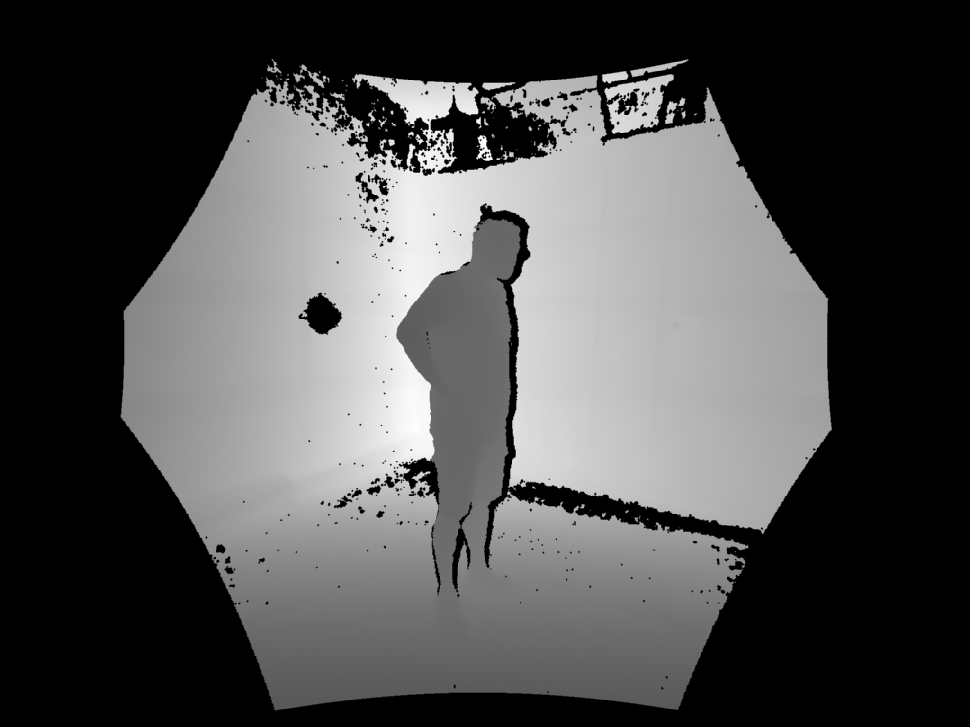
#> input picture D_filtered.png, 970 x 727 px, shrunk from 2048 x 1536 before the run
$ python light-estimation_filtered.py
#> lines starting #> are read from the running program, lines starting #| are printed output that depends on the picture; after the words box and inside, x2 and y2 are one past the last pixel; in counts of white or black regions, pixels touching at a corner belong together
### light_pic.py
import Harmonic
import numpy as np
from scipy import ndimage, misc
import sys, math, os
from PIL import Image
import matplotlib.pyplot as plt

#球谐函数系数
lk = [79.059310,
2.190649,
11.876344,
-55.593817,
-19.686860,
-12.088145,
-3.791434,
-53.197345,
2.502517]

def cubemap(lk):
    SIZE = 1024
    HSIZE = SIZE / 2.0

    side_im = np.zeros((SIZE, SIZE), np.uint8)
    color = np.zeros((SIZE, SIZE), np.uint8)
    for i in range(0, 6):
        #  This is numpy's way of visiting each point in an ndarray, I guess its fast...
        it = np.nditer(side_im, flags=['multi_index'], op_flags=['readwrite'])
        while not it.finished:
            # Axis
            axA = it.multi_index[0]
            axB = it.multi_index[1]
            # Color is an axis, so we visit each point 3 times for R,G,B actually...

            # Here for each face we decide what each axis represents, x, y or z.
            z = -axA + HSIZE

            if i == 0:
                x = HSIZE
                y = -axB + HSIZE
            elif i == 1:
                x = -HSIZE
                y = axB - HSIZE
            elif i == 2:
                x = axB - HSIZE
                y = HSIZE
            elif i == 3:
                x = -axB + HSIZE
                y = -HSIZE
            elif i == 4:
                z = HSIZE
                x = axB - HSIZE
                y = axA - HSIZE
            elif i == 5:
                z = -HSIZE
                x = axB - HSIZE
                y = -axA + HSIZE

            # Now that we have x,y,z for point on plane, convert to spherical
            r = math.sqrt(float(x * x + y * y + z * z))
            theta = math.acos(float(z) / r)
            phi = -math.atan2(float(y), x)

            color[axA, axB] = Harmonic.Render(theta, phi, lk)
            it.iternext()

        # Save output image using prefix, type and index info.
        pimg = Image.fromarray(color)
        pimg.save(os.path.join('./result/light', "%s%d.%s" % ('1202bside_', i, 'jpg')), quality=85)
        plt.figure()
        plt.hist(np.array(pimg).ravel(), 256, [0, 255])

        plt.savefig(os.path.join('./result/light', "%s%d.%s" % ('1202bhist_side_', i, 'jpg')))

# [2 lines that do not run on import are left out]

### Harmonic.py
import math
import numpy as np
#计算球谐函数的代码

#一次阶乘函数
def fractorial(v):
    if v == 0:
        return 1
    result = v
    v = v - 1
    while v > 0:
        result *= v
        v = v - 1
    return result


#二次阶乘函数
def DoubleFractorial(x):
    if x == 0 or x == -1:
        return 1
    result = x
    x = x - 2
    while x > 0:
        result *= x
        x = x - 2
    return result


#归一化系数Klm计算
def K(l, m):
    return math.sqrt(((2 * l + 1) * fractorial(l - m)) / (4 * math.pi * fractorial(l + m)))

#递归计算x(cos(theta))的连带勒让德多项式
def P(l, m, x):
    if l == m:
        return math.pow(-1.0, m) * DoubleFractorial(2 * m - 1) * math.pow(math.sqrt(1 - x * x), m)
    if l == m + 1:
        return x * (2 * m + 1) * P(m, m, x)
    return (x * (2 * l - 1) * P(l - 1, m, x) - (l + m - 1) * P(l - 2, m, x)) / (l - m)

#l,m阶球谐函数Y
def Ylm(l, m, theta, phi):
    if m == 0:
        return K(l, 0) * P(l, 0, math.cos(theta))
    if m > 0:
        return math.sqrt(2.0) * K(l, m) * math.cos(m * phi) * P(l, m, math.cos(theta))
    #如果m小于0，预先乘上-1
    return math.sqrt(2.0) * K(l, -m) * math.cos(-m * phi) * P(l, -m, math.cos(theta))


# 对特定的阶数的一组正交基
def Basis(theta, phi):
    degree = 2
    n = 9
    Y = np.zeros(n)
    for l in range(degree + 1):
        for m in range(-l, l + 1):
            Y[l * (l + 1) + m] = Ylm(l, m, theta, phi)
    return Y


# 用球谐函数重构theta phi方向的环境光
def Render(theta, phi, lk):
    #二阶九项
    degree = 2
    n = 9
    Y = Basis(theta, phi)
    color = 0
    for i in range(n):
        color = color + Y[i] * lk[i]
        if color > 100:
            print("error")
    return color

### light-estimation_filtered.py
from PIL import Image
import numpy as np
import cv2
import math
import light_pic

#获得深度图像
D=np.array(Image.open('D_filtered.png'))
#> D is the input picture: shape (727, 970) uint16; min 0, max 4367, mean 1325.3
#获得mask
mask=np.zeros((D.shape[0],D.shape[1]))
for i in range(D.shape[0]):
    for j in range(D.shape[1]):
        if D[i][j]!=0 and D[i-1][j]!=0 and D[i][j-1]!=0:
            mask[i][j]=1
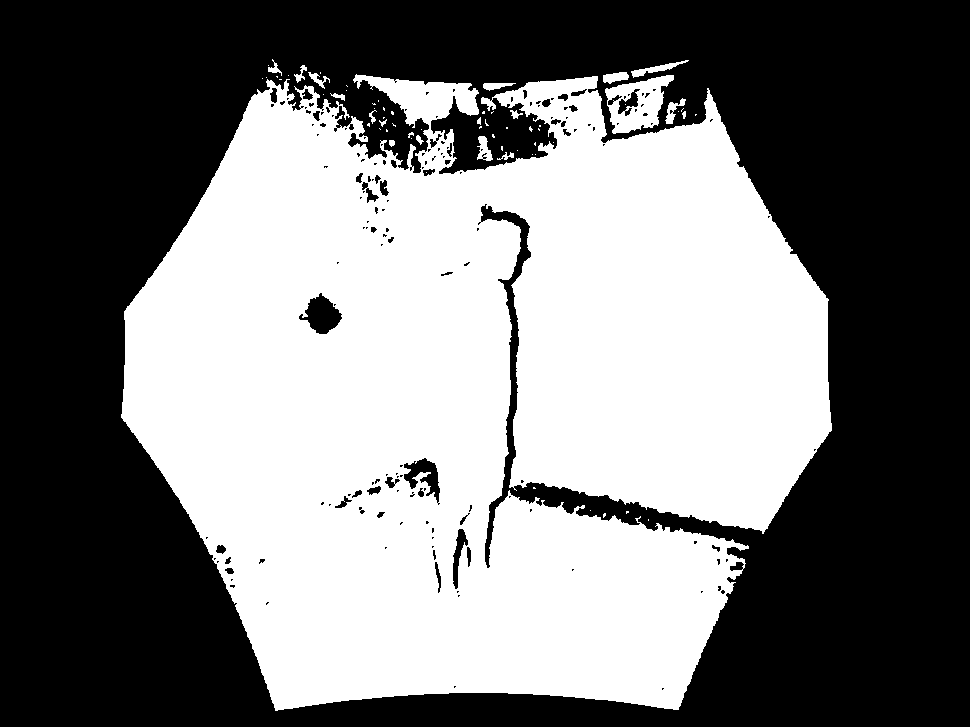
#> mask: shape (727, 970) float64; values 0 (black) and 1 (white), 47.3% white; 67 white regions (48 under 20 px), largest, box (x1, y1, x2, y2) and area: (121, 74, 832, 711) 329780, (605, 75, 674, 134) 2191, (631, 60, 689, 78) 286

cv2.imwrite('./result/light_estimate/mask.jpg', 255 * mask)
#灰度原始图像
Ic=Image.open('RGBD_single/0_000000.jpg')
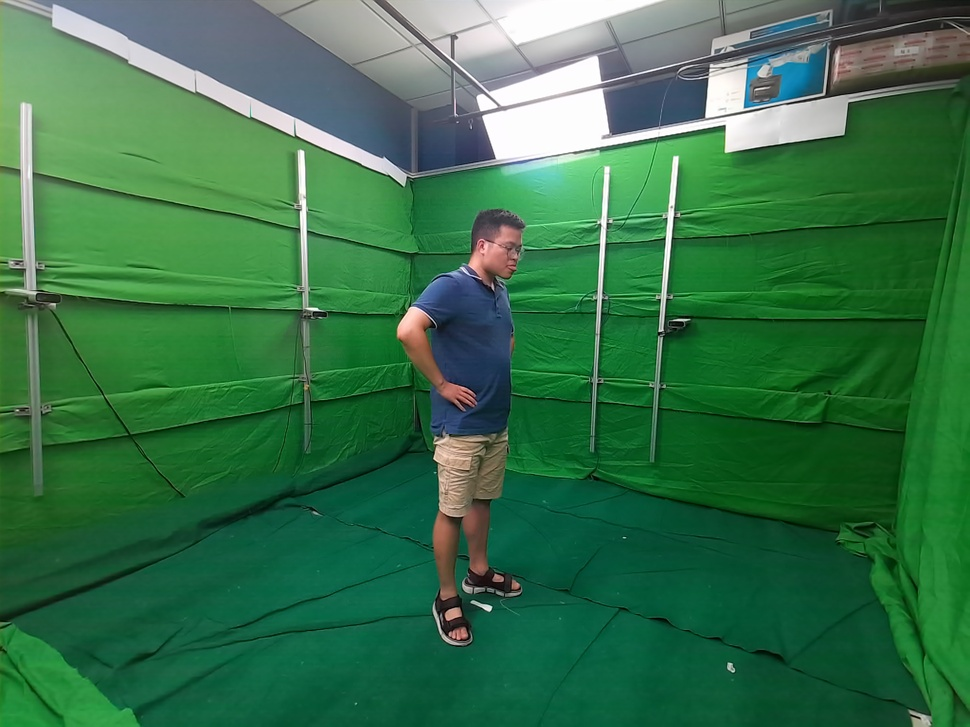
#> input picture RGBD_single/0_000000.jpg, 970 x 727 px, shrunk from 2048 x 1536 before the run
#> Ic is the input picture: PIL image 970x727 RGB; mean R, G, B 53.5, 113.2, 73.1
grey_im=Ic.convert('L')
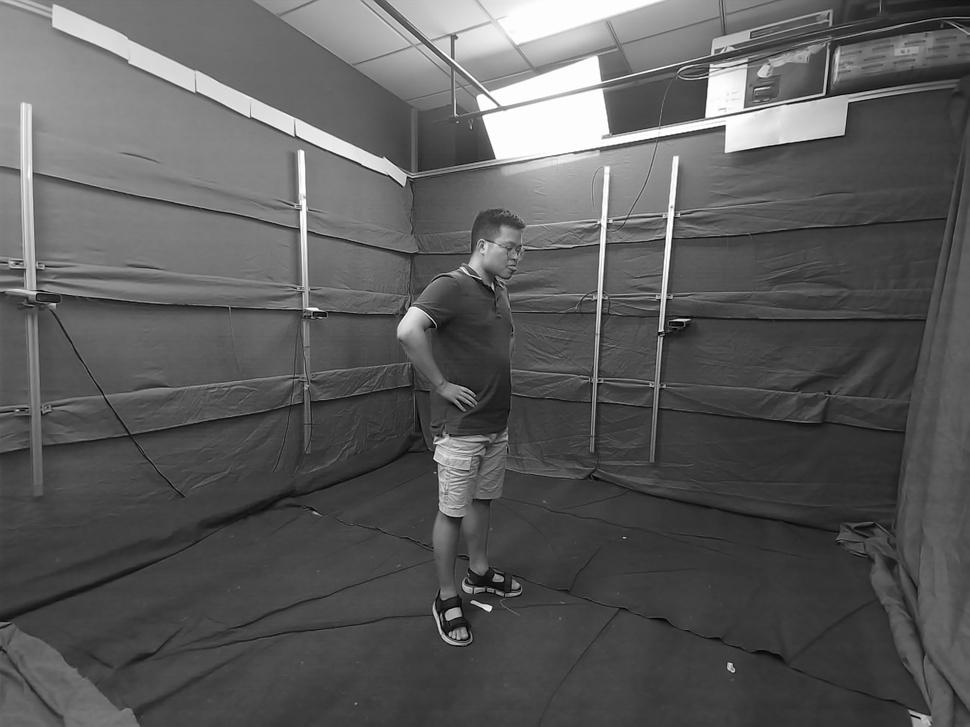
#> grey_im: PIL image 970x727 L; min 0, max 255, mean 90.8
I=np.array(grey_im)
#用于计算L
I_RESHAPE=np.zeros((I.shape[0],I.shape[1]))
for i in range(I.shape[0]):
    for j in range(I.shape[1]):
            if mask[i][j]==0:
                I_RESHAPE[i][j]=-1
            else :
                I_RESHAPE[i][j]=I[i][j]
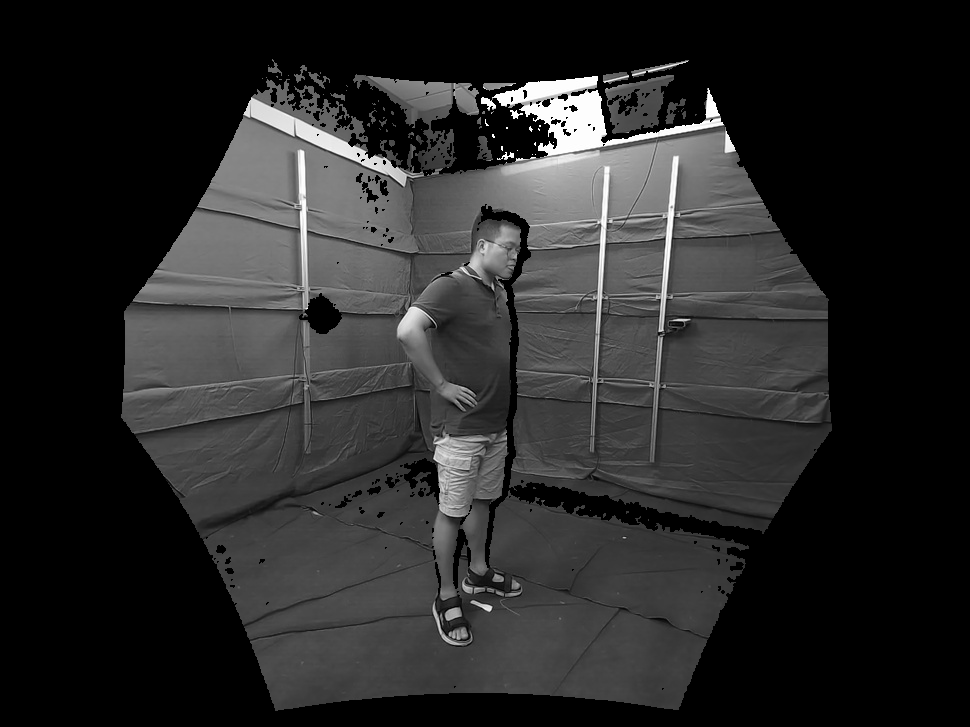
#> I_RESHAPE: shape (727, 970) float64; min -1, max 255, mean 40; drawn with min black and max white
I_RESHAPE=I_RESHAPE.reshape(I.shape[0]*I.shape[1],1)
#法向量矩阵
n=np.zeros((D.shape[0],D.shape[1],3))
#球谐函数矩阵
H=np.zeros((I.shape[0],I.shape[1],9))
#相机内参
fx=974.20551
fy=973.9942
cx=1025.8949
cy=773.54004
#计算法向量矩阵n
for i in range(n.shape[0]):
    for j in range(n.shape[1]):
            if mask[i][j]!=0:
                 n[i][j][0]=(D[i][j-1]*(D[i][j]-D[i-1][j])/fy)
                 n[i][j][1]=(D[i-1][j]*(D[i][j]-D[i][j-1])/fx)
                 n[i][j][2]=n[i][j][0]*(cx-i)/fx+n[i][j][1]*(cy-j)/fy-D[i-1][j]*D[i][j-1]/fx/fy
                 m=math.sqrt(pow(n[i][j][0],2)+pow(n[i][j][1],2)+pow(n[i][j][2],2))
                 n[i][j][0]/=m
                 n[i][j][1]/=m
                 n[i][j][2]/=m
#> n: shape (727, 970, 3) float64; 0% of the values are NaN or infinite; the others: min -1, max 1, mean 0.229
#生成法向量图

I_n=np.zeros((D.shape[0],D.shape[1],3))
I_n=n*255
#> I_n: shape (727, 970, 3) float64; 0% of the values are NaN or infinite; the others: min -255, max 255, mean 58.44
I_n=Image.fromarray(np.uint8(I_n))
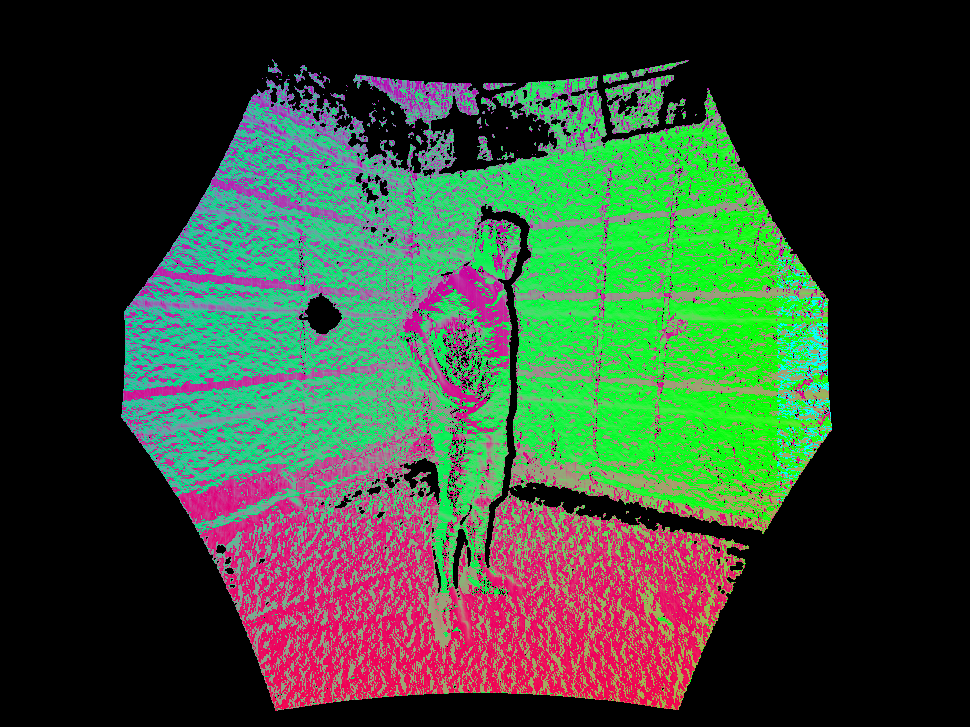
#> I_n: PIL image 970x727 RGB; mean R, G, B 52.8, 71.5, 51.9
I_n.show()
I_n.save('./result/light_estimate/I_n_filtered.jpg')
#计算用于得到l的H矩阵
#n= np.load(file="n.npy")
for i in range(I.shape[0]):
    for j in range(I.shape[1]):
        if mask[i][j]!=0 :
            H[i][j][0]=1
            H[i][j][1]=n[i][j][1]
            H[i][j][2]=n[i][j][2]
            H[i][j][3]=n[i][j][0]
            H[i][j][4]=n[i][j][0]*n[i][j][1]
            H[i][j][5]=n[i][j][1]*n[i][j][2]
            H[i][j][6]=-pow(n[i][j][0],2)-pow(n[i][j][1],2)+2*pow(n[i][j][2],2)
            H[i][j][7]=n[i][j][2]*n[i][j][0]
            H[i][j][8]=pow(n[i][j][0],2)-pow(n[i][j][1],2)
H=np.reshape(H,(-1,9))
#去除零行
H_0removed=H[~np.all(H==0,axis=1)]
I_0removed=I_RESHAPE[~np.all(I_RESHAPE==-1,axis=1)]
#计算lk
l=np.linalg.inv(H_0removed.T@H_0removed)@H_0removed.T@I_0removed
#> l = [nan, nan, nan, nan, nan, nan, nan, nan, nan]
#> after the loop in cubemap, `for i in range(0, 6):`: color: shape (1024, 1024); every value is 0

#生成光照图像
#> (the run stopped early here; a loop or call above may not have finished)
